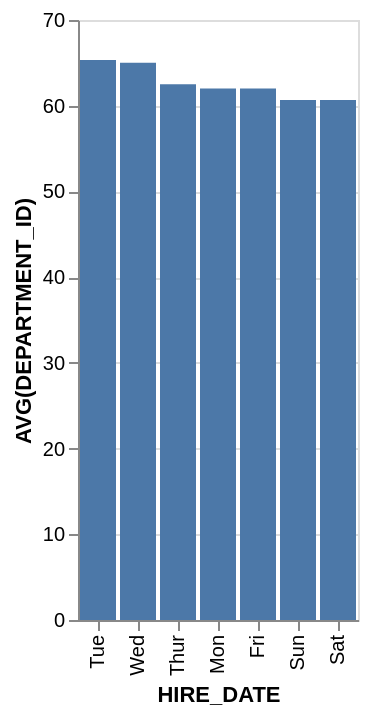

Describe this chart as a Vega-Lite specification.
### Vega-Lite specification from a JSON file in a GitHub repository (floating-point values rounded to 4 significant figures)
{"data": {"values": [{"x_data": "Tue", "y_data": 65.33}, {"x_data": "Wed", "y_data": 65}, {"x_data": "Thur", "y_data": 62.5}, {"x_data": "Mon", "y_data": 62}, {"x_data": "Fri", "y_data": 62}, {"x_data": "Sun", "y_data": 60.67}, {"x_data": "Sat", "y_data": 60.67}]}, "mark": "bar", "encoding": {"x": {"field": "x_data", "type": "nominal", "title": "HIRE_DATE", "sort": {"op": "sum", "field": "y_data", "order": "descending"}}, "y": {"field": "y_data", "type": "quantitative", "title": "AVG(DEPARTMENT_ID)"}}}
